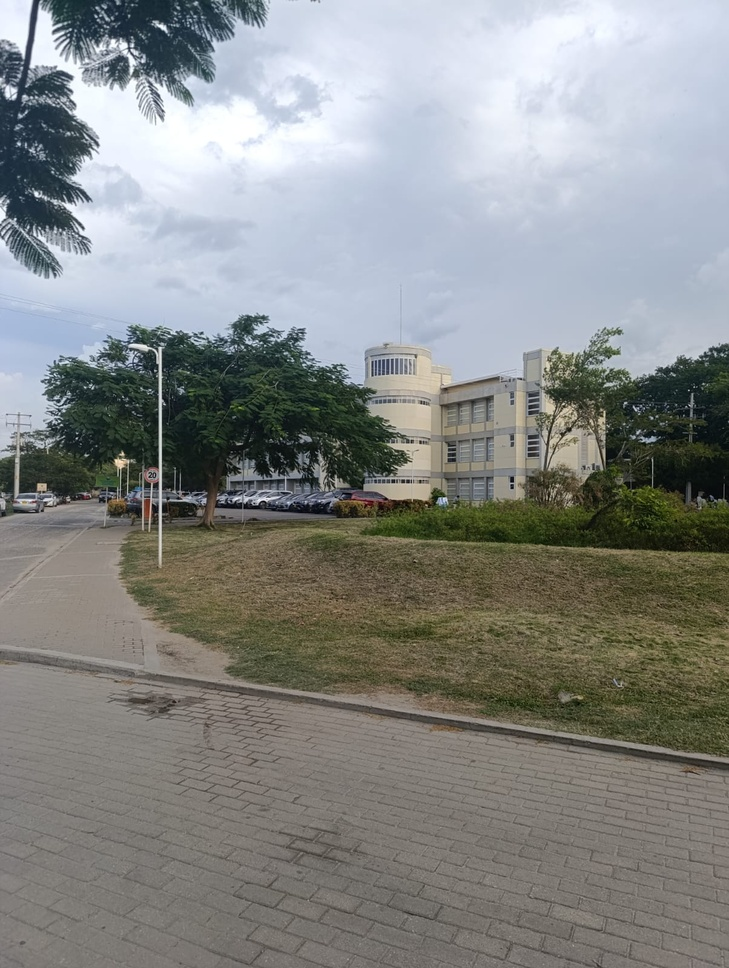
#> input picture mosaico/input/img1.jpeg, 729 x 968 px, shrunk from 1204 x 1600 before the run
$ python mosaico.py
#> lines starting #> are read from the running program, lines starting #| are printed output that depends on the picture
import cv2
import numpy as np

def sift_match(img1, img2):
    sift = cv2.SIFT_create()

    kp1, des1 = sift.detectAndCompute(img1, None)
    kp2, des2 = sift.detectAndCompute(img2, None)

    if des1 is None or des2 is None:
        raise ValueError("Error: No SIFT features detected in one of the images")

    # FLANN parameters for SIFT
    index_params = dict(algorithm=1, trees=5)
    search_params = dict(checks=100)
    flann = cv2.FlannBasedMatcher(index_params, search_params)

    matches = flann.knnMatch(des1, des2, k=2)

    # Lowe's ratio test
    good = []
    for m, n in matches:
        if m.distance < 0.7 * n.distance:
            good.append(m)

    print(f"Good matches = {len(good)}")

    if len(good) < 10:
        raise ValueError(f"ERROR: Not enough matches! Only {len(good)} good matches.")

    pts1 = np.float32([kp1[m.queryIdx].pt for m in good]).reshape(-1, 1, 2)
    pts2 = np.float32([kp2[m.trainIdx].pt for m in good]).reshape(-1, 1, 2)

    # Compute homography from img2 to img1
    H, mask = cv2.findHomography(pts2, pts1, cv2.RANSAC, 5.0)

    if H is None:
        raise ValueError("Could not compute homography!")

    # Count inliers
    matches_mask = mask.ravel().tolist()
    inliers = matches_mask.count(1)
    print(f"Inliers = {inliers}/{len(good)}")

    return H

def warp(img_ref, img_to_warp, H):
    h1, w1 = img_ref.shape[:2]
    h2, w2 = img_to_warp.shape[:2]

    # Corners of the image to warp
    corners2 = np.float32([[0, 0], [0, h2], [w2, h2], [w2, 0]]).reshape(-1, 1, 2)
    warped_corners = cv2.perspectiveTransform(corners2, H)

    # Combine corners
    all_corners = np.concatenate([
        warped_corners,
        np.float32([[0, 0], [0, h1], [w1, h1], [w1, 0]]).reshape(-1, 1, 2)
    ])

    [xmin, ymin] = np.int32(all_corners.min(axis=0).ravel())
    [xmax, ymax] = np.int32(all_corners.max(axis=0).ravel())

    # Translation matrix to avoid negative coordinates
    tx, ty = -xmin, -ymin
    T = np.array([[1, 0, tx], [0, 1, ty], [0, 0, 1]])

    # Warp the second image
    result = cv2.warpPerspective(img_to_warp, T @ H, (xmax - xmin, ymax - ymin))

    # Blend the reference image (simple overlay for now)
    result[ty:ty + h1, tx:tx + w1] = img_ref

    return result

def stitch_around_center(images):
    if len(images) < 2:
        raise ValueError("Need at least 2 images to stitch")

    center_idx = len(images) // 2
    panorama = images[center_idx].copy()

    print(f"Using image {center_idx + 1} as center reference")

    # Stitch images to the right of center
    for i in range(center_idx + 1, len(images)):
        print(f"Stitching image {i + 1} to the right...")
        try:
            H = sift_match(panorama, images[i])
            panorama = warp(panorama, images[i], H)
            print(f"Successfully stitched image {i + 1}")
        except Exception as e:
            print(f"Failed to stitch image {i + 1}: {e}")
            continue

    # Stitch images to the left of center
    for i in range(center_idx - 1, -1, -1):
        print(f"Stitching image {i + 1} to the left...")
        try:
            H = sift_match(panorama, images[i])
            panorama = warp(panorama, images[i], H)
            print(f"Successfully stitched image {i + 1}")
        except Exception as e:
            print(f"Failed to stitch image {i + 1}: {e}")
            continue

    return panorama

def main():
    # Load images
    print("Loading images...")
    img1 = cv2.imread("input/img1.jpeg")
#> img1 is the input picture: shape (968, 729, 3); mean B, G, R 135, 136.9, 134.6
    img2 = cv2.imread("input/img2.jpeg")
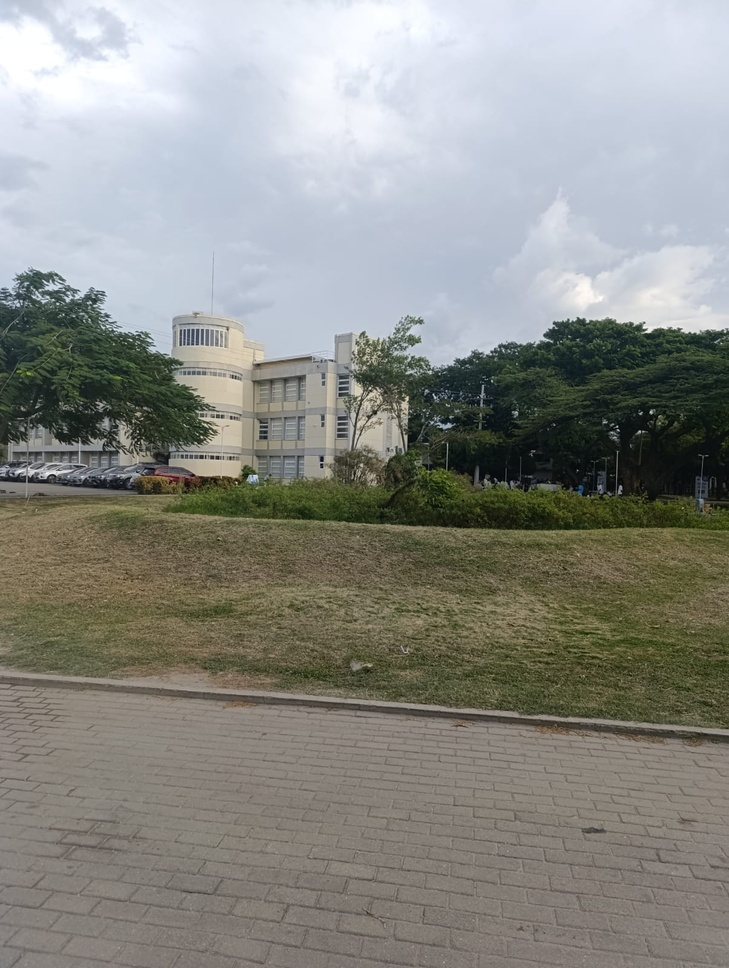
#> input picture mosaico/input/img2.jpeg, 729 x 968 px, shrunk from 1204 x 1600 before the run
#> img2 is the input picture: shape (968, 729, 3); mean B, G, R 134.9, 140.3, 139.5
    img3 = cv2.imread("input/img3.jpeg")
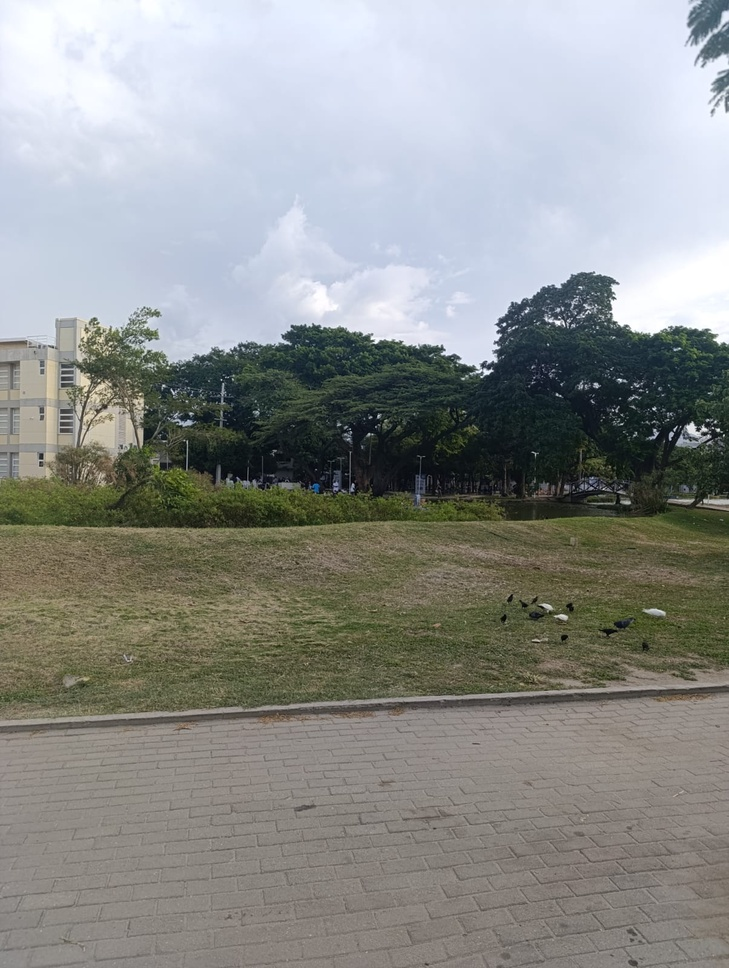
#> input picture mosaico/input/img3.jpeg, 729 x 968 px, shrunk from 1204 x 1600 before the run
#> img3 is the input picture: shape (968, 729, 3); mean B, G, R 141, 143.4, 141.3
    img4 = cv2.imread("input/img4.jpeg")
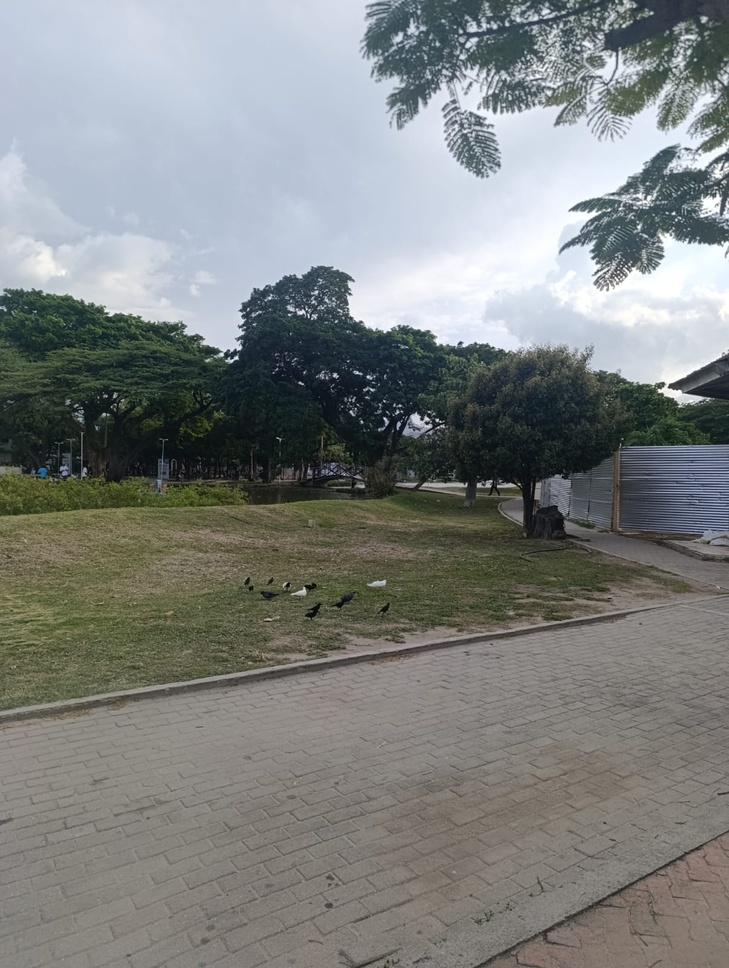
#> input picture mosaico/input/img4.jpeg, 729 x 968 px, shrunk from 1204 x 1600 before the run
#> img4 is the input picture: shape (968, 729, 3); mean B, G, R 128.5, 130, 127

    # Check if images loaded properly
    images = [img1, img2, img3, img4]
    if any(img is None for img in images):
        raise FileNotFoundError("One or more input images not found")

    print(f"Loaded {len(images)} images successfully")
#| Loaded 4 images successfully

    try:
        print("\n=== Using Center-based Stitching ===")
        panorama = stitch_around_center(images)
#> in stitch_around_center, `center_idx = len(images) // 2`: center_idx = 2
#| Using image 3 as center reference
#> the loop in stitch_around_center, `for i in range(center_idx + 1, len(images)):` made 1 pass
#> (i, index_params in sift_match, search_params in sift_match, matches in sift_match, inliers in sift_match, h1 in warp, w1 in warp, h2 in warp) on pass 1: (3, {'algorithm': 1, 'trees': 5}, {'checks': 100}, 2497 matches, 293, 968, 729, 968)
#> (printed output is left out)
#> pass 1, in stitch_around_center, `panorama = warp(panorama, images[i], H)`:
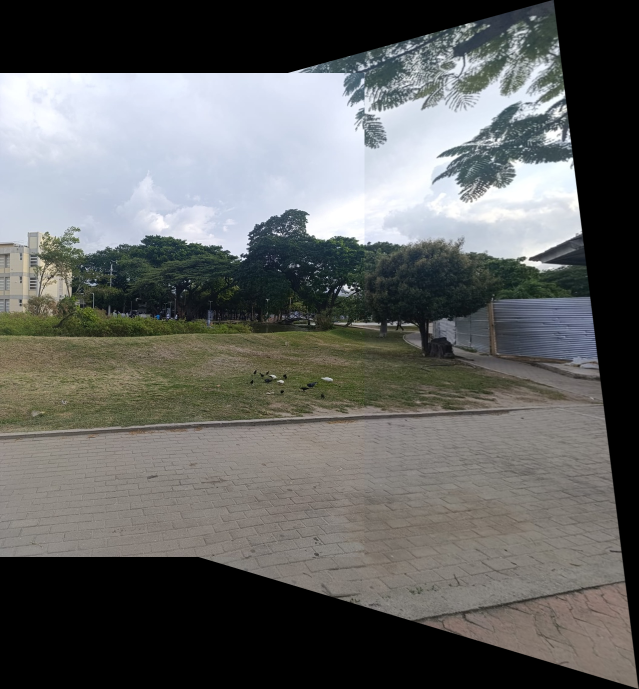
#> panorama: shape (1378, 1277, 3) (shown at 1/2 size); mean B, G, R 98.8, 100.2, 99
#> the loop in stitch_around_center, `for i in range(center_idx - 1, -1, -1):` made 2 passes
#> (matches in sift_match, inliers in sift_match, xmin in warp, ymin in warp, xmax in warp, ymax in warp, tx in warp, ty in warp) on passes 1 to 2: (6455 matches, 426, -489, -77, 1277, 1378, 489, 77), (9348 matches, 321, -910, -616, 1766, 1800, 910, 616)
#| Inliers = 426/482
#| Inliers = 321/399
#> pass 1, in warp (call 2), `result = cv2.warpPerspective(img_to_warp, T @ H, (xmax - xmin, ymax - ..`:
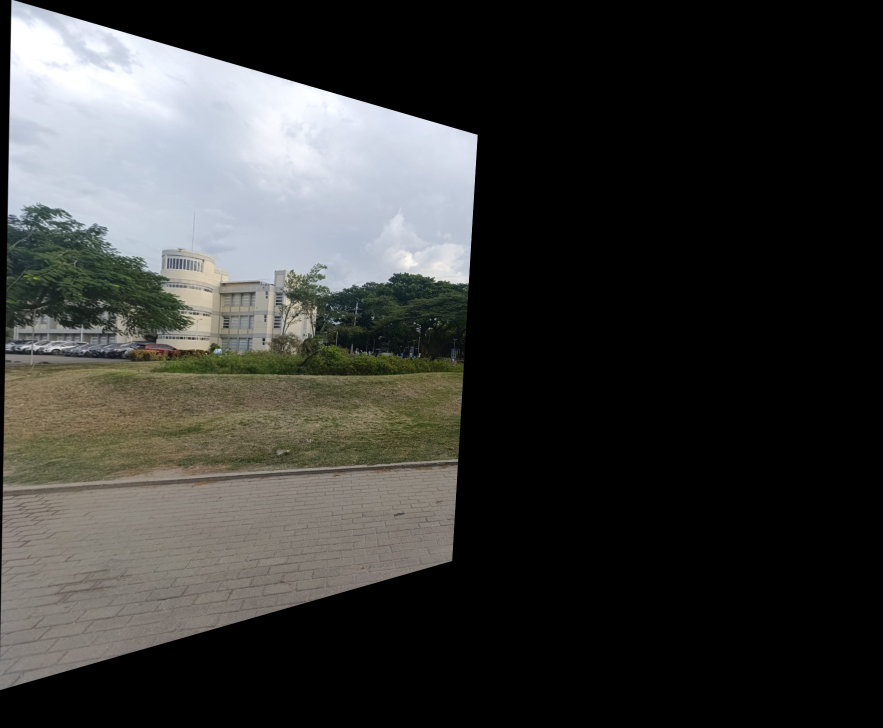
#> result: shape (1455, 1766, 3) (shown at 1/2 size); mean B, G, R 55.7, 57.6, 57.3
#> pass 1, in stitch_around_center, `panorama = warp(panorama, images[i], H)`:
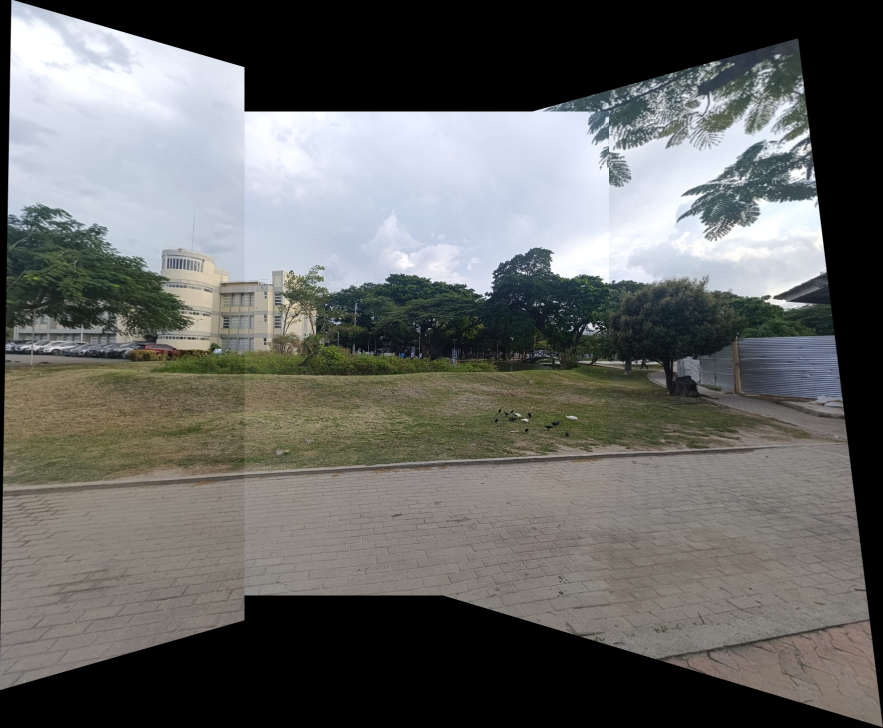
#> panorama: shape (1455, 1766, 3) (shown at 1/2 size); mean B, G, R 100.4, 102.5, 101.6
#> pass 2, in stitch_around_center, `panorama = warp(panorama, images[i], H)`:
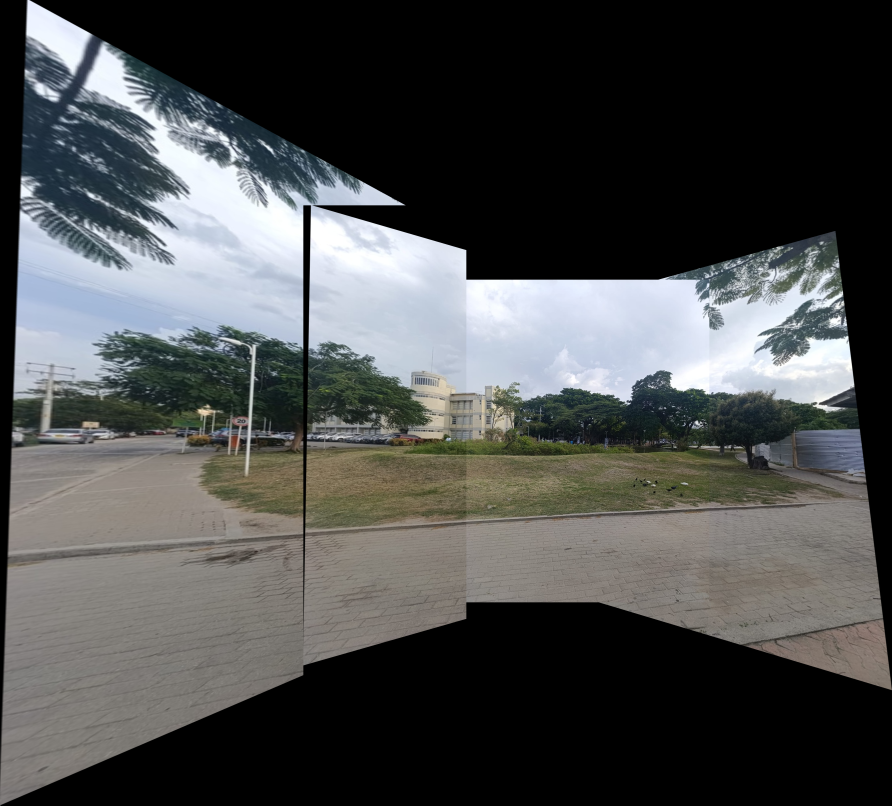
#> panorama: shape (2416, 2676, 3) (shown at 1/3 size); mean B, G, R 76.9, 77.1, 75.6

        cv2.imwrite("output/panorama_result.jpg", panorama)
        print(f"\nSuccess! Panorama saved: output/panorama_result.jpg")
        print(f"Final panorama size: {panorama.shape[1]} x {panorama.shape[0]}")
#| Final panorama size: 2676 x 2416

    except Exception as e:
        print(f"Error during stitching: {e}")


if __name__ == "__main__":
    main()
